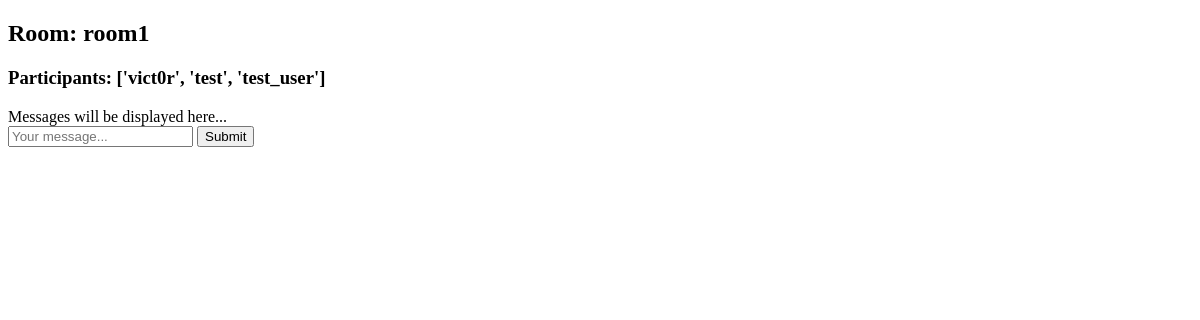
The page /chat/rooms/1 on the database as committed earlier.
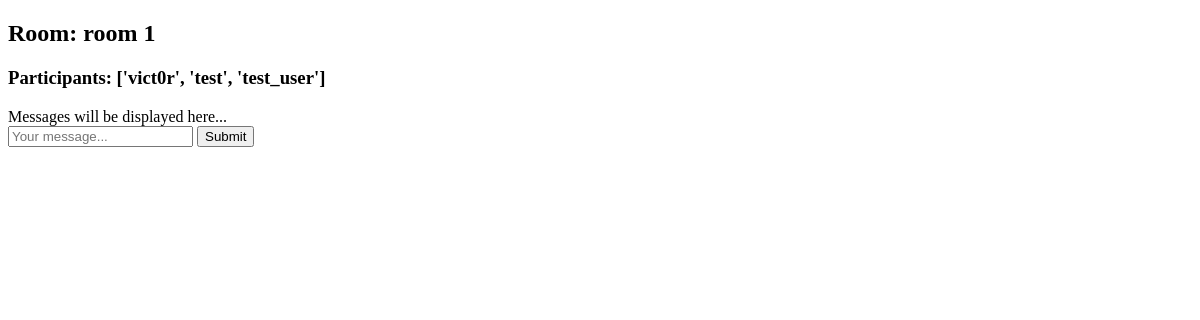
The same page on the database as committed later.
### chat/models.py (models this page shows, shortened)
class Chat(models.Model):
    name = models.CharField(max_length=128)
    users = models.ManyToManyField(User, related_name='chats')

### chat/views.py (the view)
# urls.py: path('rooms/<int:pk>', getRoom, name='getRoom'),
def getRoom(request, pk):
    room = Chat.objects.get(pk=pk)
    QuerySetUsers = User.objects.filter(chats=pk).values_list('username', flat=True)
    users = list(QuerySetUsers)
    return render(request, 'chat/room.html', {'room': room, 'users' : users})

### templates/chat/room.html (shortened to what this page needs)
<!DOCTYPE HTML>
<html>
  <head>
  </head>
  <body>
    <h2>Room: {{ room.name }}</h2>
    <h3>Participants: {{ users }}</h3>
    <div class="box messages" id="chat-messages">
        Messages will be displayed here...
    </div>
    <input type="text" name="content" id="chat-message-input" class="input" placeholder="Your message...">
        <button class="button" id="chat-message-submit">Submit</button>
  </body>
</html>

Rows that differ between the two databases and show on the page:
changed Chat: name "room1" → "room 1"
